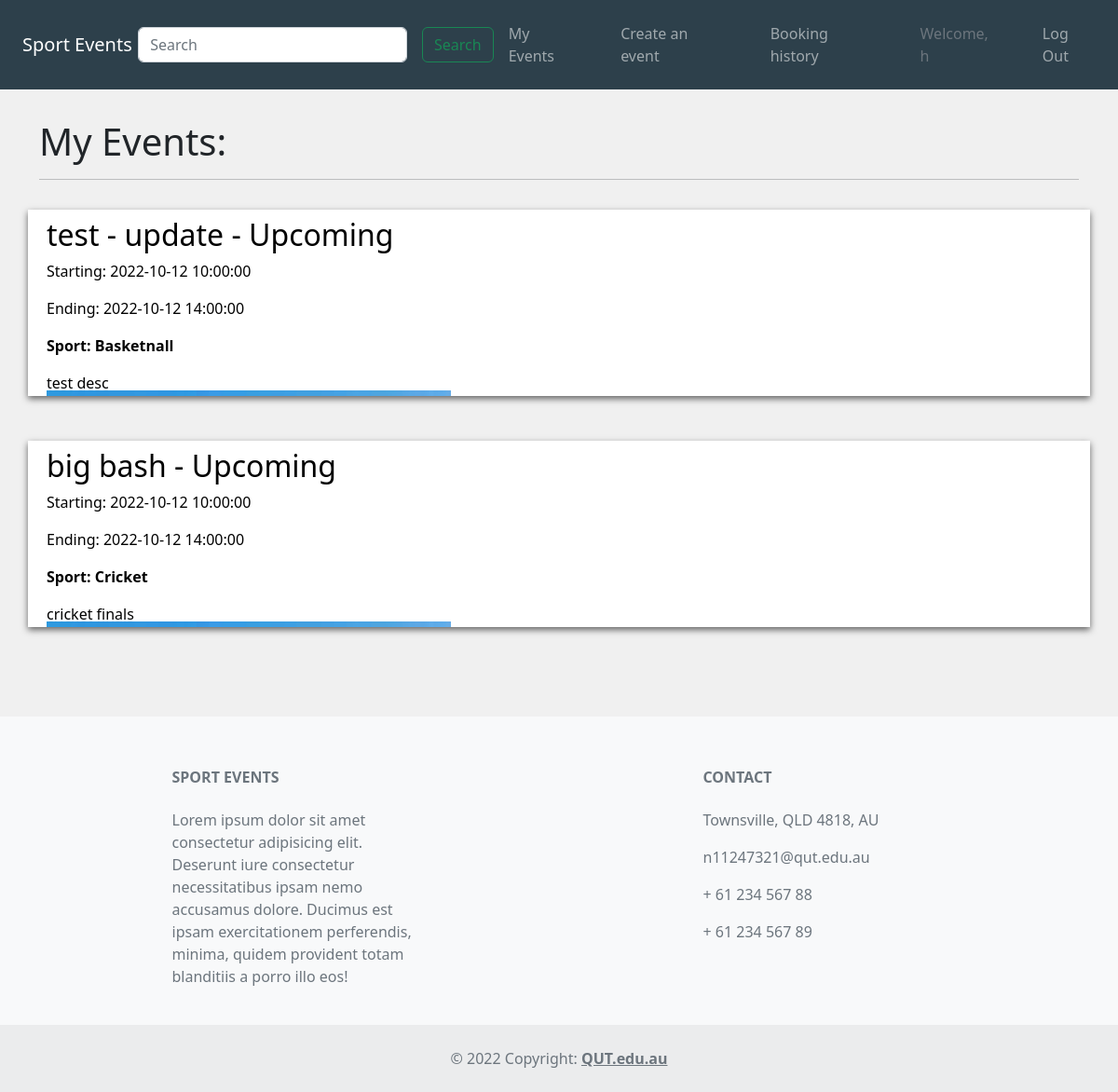
The app's page /events/update (signed in), older data.
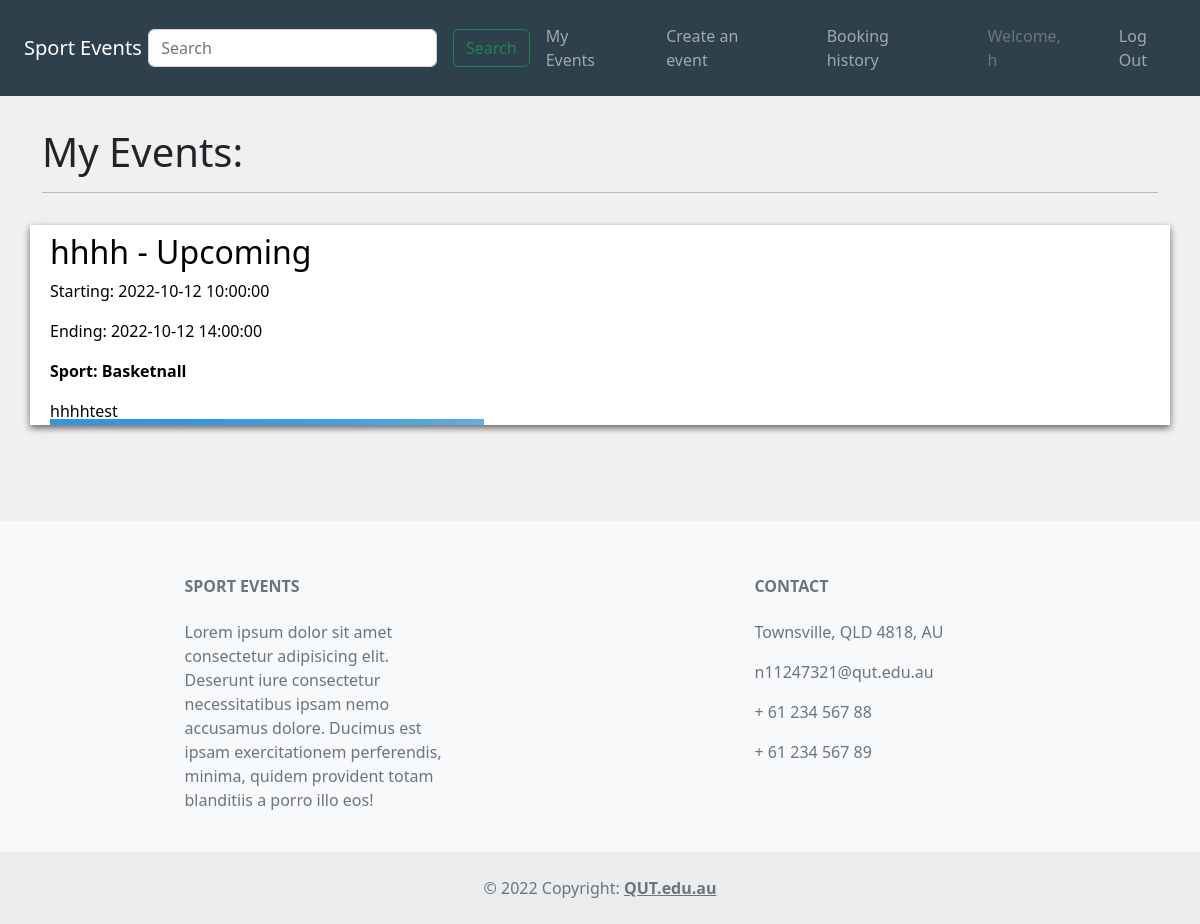
The same page, newer data.
### website/models.py (models this page shows, shortened)
class Events(db.Model):
    __tablename__ = 'events'
    EventId = db.Column(db.Integer, primary_key=True)
    EventName = db.Column(db.String(80))
    Location = db.Column(db.String(80))
    StartDate = db.Column(db.DateTime)
    EndDate = db.Column(db.DateTime)
    description = db.Column(db.String(500))
    Image = db.Column(db.String(400))
    Status_id = db.Column(db.Integer)
    Catergory_id = db.Column(db.Integer)
    MaxTickets = db.Column(db.Integer)
    UserId = db.Column(db.Integer)
    reviews = db.relationship('Reviews', backref='event')
    bookings = db.relationship('Bookings', backref='event')
    Catergory_id = db.Column(db.Integer, db.ForeignKey('catergories.CatergoryId'))
    Status_id = db.Column(db.Integer, db.ForeignKey('eventStatus.EventStatusId'))
    UserId = db.Column(db.Integer, db.ForeignKey('users.UserId'))

class EventStatus(db.Model):
    __tablename__ = 'eventStatus'
    EventStatusId = db.Column(db.Integer, primary_key=True)
    Status = db.Column(db.String(80))
    Event = db.relationship('Events', backref='Status')
    def __repr__(self): #print
        return "{}".format(self.Status)

class Catergory(db.Model):
    __tablename__ = 'catergories'
    CatergoryId = db.Column(db.Integer, primary_key=True)
    CatergoryName = db.Column(db.String(100))
    Event = db.relationship('Events', backref='CatergoryName')
    def __repr__(self):
        return "{}".format(self.CatergoryName)

### website/events.py (the view)
@bp.route('/update', methods = ['GET', 'POST'])
@login_required
def update():
    events = Events.query.filter_by(UserId = current_user.UserId)
    return render_template("myEvents.html", events = events)

### website/__init__.py (called while the page is built)
def create_app():
    app.debug=True
    app.secret_key='utroutoru'
    app.config['SQLALCHEMY_DATABASE_URI']='sqlite:///Events.sqlite'
    db.init_app(app)
    bootstrap = Bootstrap(app)
    login_manager = LoginManager()
    login_manager.login_view='auth.login'
    login_manager.init_app(app)
    from .models import Users # importing here to avoid circular references
    @login_manager.user_loader
    def load_user(UserId):
        return Users.query.get(int(UserId))
    @app.errorhandler(404)
    def not_found(e):
        return render_template("404.html")
    from . import views
    app.register_blueprint(views.bp)
    from . import events
    app.register_blueprint(events.bp)
    from . import auth
    app.register_blueprint(auth.bp)
    return app

### website/templates/myEvents.html (shortened to what this page needs)
{% extends 'base.html' %}
{% block head %}
    <link href="https://cdn.jsdelivr.net/npm/bootstrap@5.2.0/dist/css/bootstrap.min.css" rel="stylesheet">
    <link rel="stylesheet" href="../static/css/style.css">
    <link rel="stylesheet" href="../static/css/myevents.css">
{% endblock %}
{% block content %}
    <div class="container-fluid" id="mainArea">
        <div class="p-3"></div>
        <h1>My Events: </h1>
        <hr>
        <div class="p-2"></div>
        {% for event in events %}
            <div class="booking row p-2">
                <a href="{{url_for('event.updateEvent', EventId=event.EventId)}}" class="EventLink">
                <div class="col-sm-7 col-xs-12">
                    <h2>{{event.EventName}} - {{event.Status}}</h2>
                    <p class="eventDateTime">Starting: {{event.StartDate}}</p>
                    <p class="eventDateTime">Ending: {{event.EndDate}}</p>
                    <p style="font-weight: bold;">Sport: {{event.CatergoryName}}</p>
                    <div class="eventDescription">
                        <p>{{event.description}}</p>
                    </div>
                </div>
                <div class="col-sm-5 col-xs-12">
                    <img class="bookingImage" src="{{event.Image}}" alt="{{event.name}}">
                </div>
                </a>
            </div>
            <div class="p-4"></div>
        {% endfor %}
    </div>
{% endblock %}

Row changes from the older to the newer data that the page shows:
removed Events: EventName "big bash", Status "Upcoming", StartDate "2022-10-12 10:00:00", EndDate "2022-10-12 14:00:00", CatergoryName "Cricket", description "cricket finals", Image (picture)
changed Events "Upcoming": EventName "test - update" → "hhhh"; description "test desc" → "hhhhtest"
